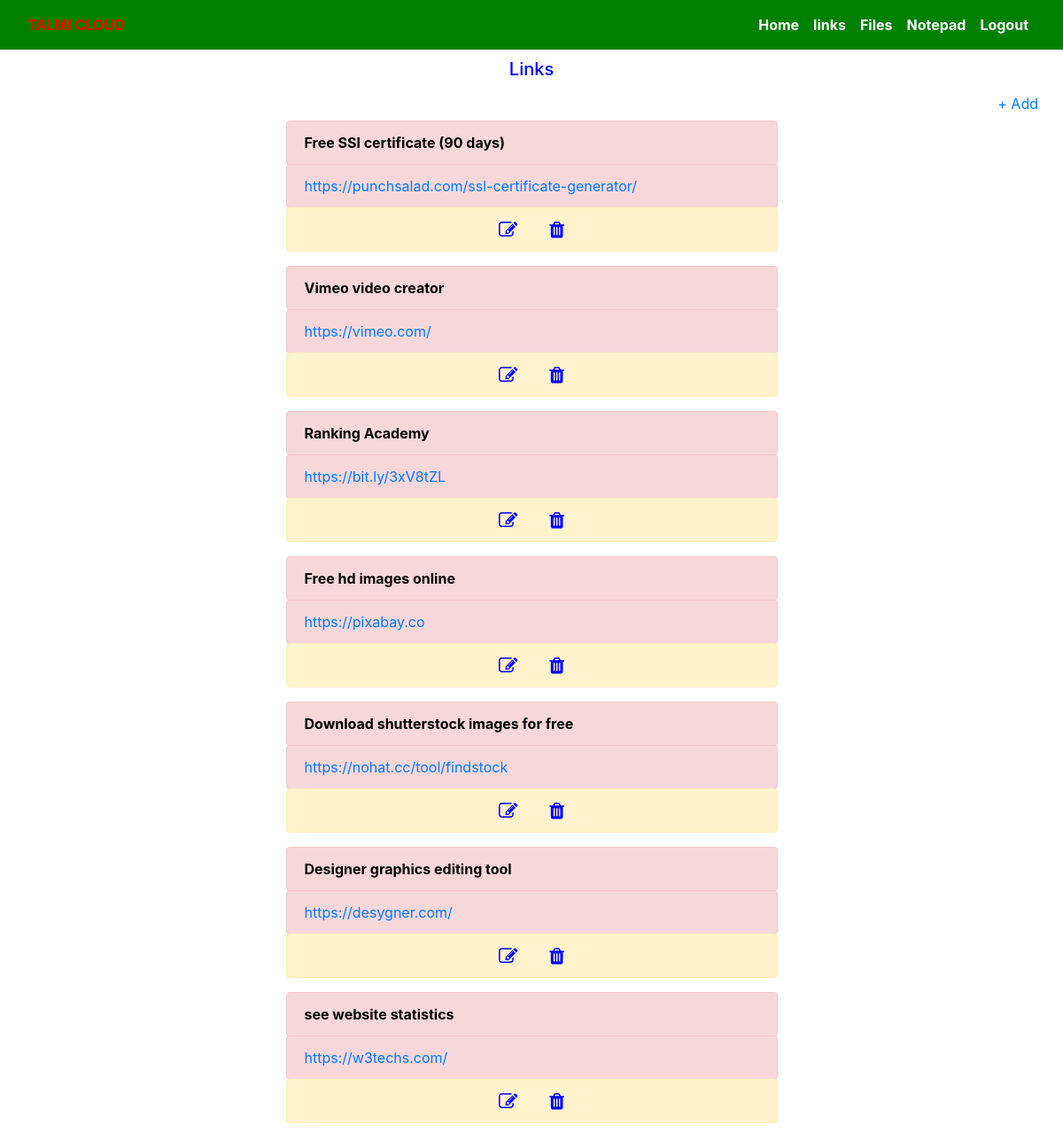
Page /links.php (signed in) on the committed database.
### tables this page shows
CREATE TABLE `links` (
  `id` int(11) NOT NULL,
  `title` text NOT NULL,
  `link` text NOT NULL,
  `date_created` datetime NOT NULL DEFAULT CURRENT_TIMESTAMP
);

### links.php (the view, shortened to what this page needs)
<html>
<head>
	<link href="src/facebox.css" media="screen" rel="stylesheet" type="text/css" />
 <link href="vendor/bootstrap/css/bootstrap.min.css" rel="stylesheet">
 <link rel="stylesheet" href="https://cdnjs.cloudflare.com/ajax/libs/font-awesome/4.7.0/css/font-awesome.min.css">
</head>
<body id="refresh">
<div style="padding-bottom:10px;position:static;"> <?php include('includes/header.php');?></div>
<div class='container-fluid'>
    <center><h5 style="color:blue">Links</h5></center>
    <div align="right">
        <button class="btn btn-link" id="togglebtn">+ Add</button>
        </div>
    <div id="kenya" style="margin:auto;float:none" class="col col-md-6">
         <div id="alertp">
        <div id="morelinks" class='morelinks'>
        <?php
        require 'includes/config.php';
        $sql="SELECT * FROM links order by id desc Limit 10";
$query=$conn->prepare($sql);
$query->execute();
$comments=$query->fetchAll();
foreach($comments as $comment){
echo "<p id='t$comment->id'  style='margin-bottom:-1px;color:black;font-weight:bold !important' class='alert alert-danger'>$comment->title</p>";
echo "<p id='l$comment->id'  style='margin-bottom:-1px;color:blue !important' class='alert alert-danger'><a href='$comment->link'>$comment->link</a></p>";
	echo "<p id='a$comment->id' align='center' style='color:blue !important' class='alert alert-warning'>
	<i  id='s$comment->id' style='padding-right:1.6em;display:none' data-id='$comment->id' class='fa fa-lg fa-floppy-o save' aria-hidden='true'></i>
<i  data-id='$comment->id' class='fa fa-edit fa-lg edit' aria-hidden='true'></i>
	&nbsp; &nbsp;&nbsp; &nbsp;
<i  data-id='$comment->id' class='fa fa-trash fa-lg delete' aria-hidden='true'></i></p>";
}
?>
        </div>
    </div>
<br>
        <br><br>
</div>
        </div>
	</body>
	</html>

### includes/header.php (shortened to what this page needs)
<?php
$token=time();
?>
<div > <nav style="background-color:green;font-weight:bold; !important"  class="navbar  navbar-expand-lg navbar-dark  ">
      <div style="background-color:green; !important"  class="container-fluid">
      <a style="color:red !important" href="index.php">TALMI CLOUD</a>
        <div class="collapse navbar-collapse" id="navbarResponsive">
          <ul class="navbar-nav ml-auto">
		  <li class="nav-item">
              <a style="color:white;" class="nav-link" href="menu.php?<?php echo $token ?>">Home</a>
            </li>
		  <li class="nav-item">
              <a style="color:white;" class="nav-link" href="links.php?<?php echo $token ?>">links</a>
            </li>
		  <li class="nav-item">
              <a style="color:white;" class="nav-link" href="files.php?<?php echo $token ?>">Files</a>
            </li>
<li class="nav-item">
              <a style="color:white;" class="nav-link" href="notepad.php?<?php echo $token ?>">Notepad</a>
            </li>
<?php
if(isset($_SESSION["talmicloud"])) {
?>
<li class="nav-item">
              <a style="color:white;" class="nav-link" href="logout.php">Logout</a>
            </li>
			<?php } ?>
          </ul>
        </div>
      </div>
    </nav>
</div>

### links.php (style rules this page uses)
button { text-decoration: none !important }

### rows in the picture
links: title "Free SSl certificate (90 days)", link "https://punchsalad.com/ssl-certificate-generator/"
links: title "Vimeo video creator", link "https://vimeo.com/"
links: title "Ranking Academy", link "https://bit.ly/3xV8tZL"
links: title "Free hd images online", link "https://pixabay.co"
links: title "Download shutterstock images for free", link "https://nohat.cc/tool/findstock"
links: title "Designer graphics editing tool", link "https://desygner.com/"
links: title "see website statistics", link "https://w3techs.com/"
